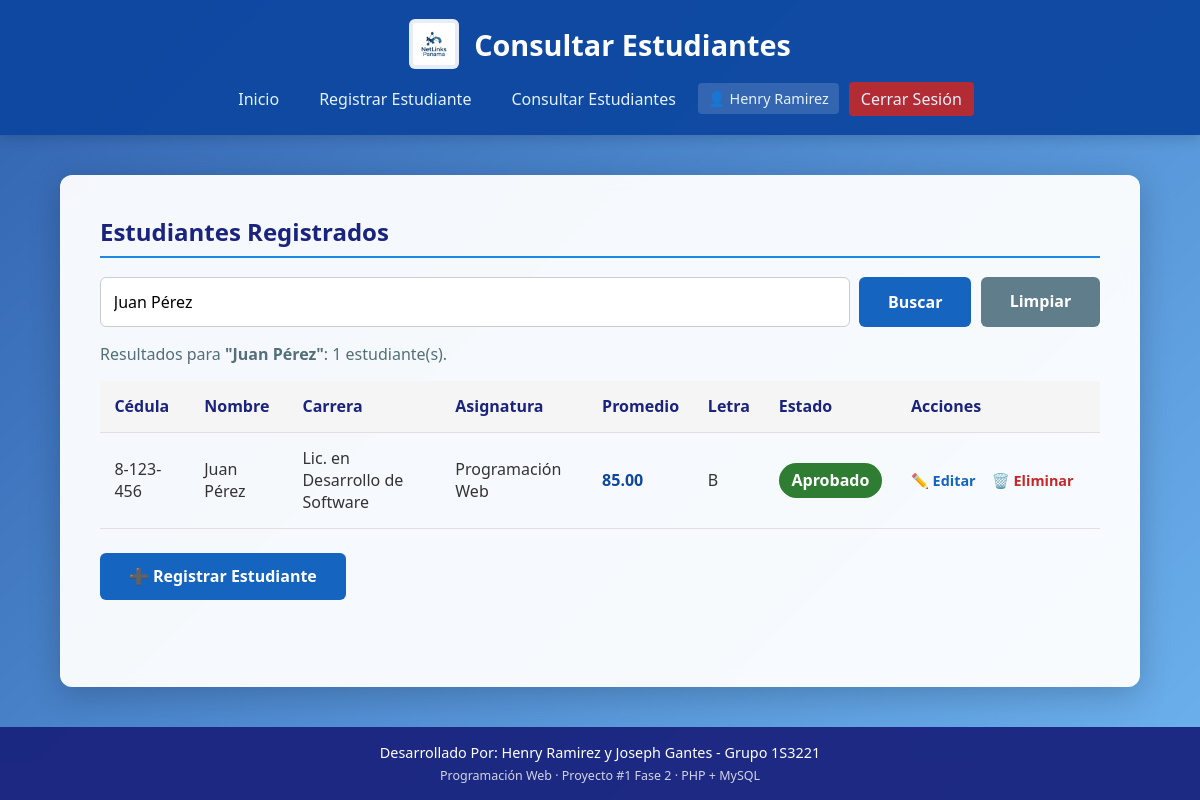
The app's page /listar_estudiantes.php?buscar=Juan Pérez (signed in) with its own data.
### tables this page shows
CREATE TABLE IF NOT EXISTS estudiantes (
    id_estudiante   INT           NOT NULL AUTO_INCREMENT,
    nombre_completo VARCHAR(150)  NOT NULL,
    cedula          VARCHAR(25)   NOT NULL,
    edad            INT           NOT NULL,
    carrera         VARCHAR(100)  NOT NULL,
    asignatura      VARCHAR(100)  NOT NULL,
    nota1           DECIMAL(5,2)  NOT NULL,
    nota2           DECIMAL(5,2)  NOT NULL,
    nota3           DECIMAL(5,2)  NOT NULL,
    promedio        DECIMAL(5,2)  NOT NULL,
    fecha_registro  DATETIME      NOT NULL DEFAULT CURRENT_TIMESTAMP,
    PRIMARY KEY (id_estudiante),
    UNIQUE KEY uq_estudiantes_cedula (cedula),
    KEY idx_estudiantes_nombre (nombre_completo),
    CONSTRAINT chk_estudiantes_edad  CHECK (edad >= 15),
    CONSTRAINT chk_estudiantes_nota1 CHECK (nota1 BETWEEN 0 AND 100),
    CONSTRAINT chk_estudiantes_nota2 CHECK (nota2 BETWEEN 0 AND 100),
    CONSTRAINT chk_estudiantes_nota3 CHECK (nota3 BETWEEN 0 AND 100)
);

### funciones.php (called while the page is built, shortened)
<?php
function obtenerLetraCalificacion($promedio) {
    if ($promedio >= 81) return "B";
    return "F";
}
function determinarEstado($promedio) {
    return ($promedio >= NOTA_MINIMA_APROBATORIA) ? "Aprobado" : "Reprobado";
}
function claseEstado($estado) {
    return ($estado === "Aprobado") ? "approved" : "failed";
}
function limpiar($valor) {
    return htmlspecialchars((string) $valor, ENT_QUOTES, 'UTF-8');
}

### listar_estudiantes.php (the view, shortened to what this page needs)
<?php
require_once 'conexion.php';
require_once 'funciones.php';
$busqueda = trim($_GET['buscar'] ?? '');
if ($busqueda !== '') {
    $patron = '%' . addcslashes($busqueda, '\\%_') . '%';
    $sql = "SELECT id_estudiante, nombre_completo, cedula, edad, carrera, asignatura,
                   nota1, nota2, nota3, promedio, fecha_registro
            FROM estudiantes
            WHERE nombre_completo LIKE ? OR cedula LIKE ?
            ORDER BY nombre_completo ASC";
    $stmt = $conexion->prepare($sql);
    $stmt->execute([$patron, $patron]);
} else {
    $sql = "SELECT id_estudiante, nombre_completo, cedula, edad, carrera, asignatura,
                   nota1, nota2, nota3, promedio, fecha_registro
            FROM estudiantes
            ORDER BY nombre_completo ASC";
    $stmt = $conexion->query($sql);
}
$estudiantes = $stmt->fetchAll();
require 'encabezado.php';
?>
    <h2>Estudiantes Registrados</h2>
    <form method="GET" action="listar_estudiantes.php" class="buscador">
        <input type="search" name="buscar" placeholder="Buscar por nombre o cédula..."
               value="<?= limpiar($busqueda) ?>" aria-label="Buscar estudiante">
        <button type="submit" class="btn">Buscar</button>
        <?php if ($busqueda !== ''): ?>
            <a href="listar_estudiantes.php" class="btn btn-secundario">Limpiar</a>
        <?php endif; ?>
    </form>
    <p class="texto-conteo">
        <?php if ($busqueda !== ''): ?>
            Resultados para <strong>"<?= limpiar($busqueda) ?>"</strong>:
            <?= count($estudiantes) ?> estudiante(s).
        <?php else: ?>
            Total de estudiantes registrados: <strong><?= count($estudiantes) ?></strong>.
        <?php endif; ?>
    </p>
    <?php if (empty($estudiantes)): ?>
        <div class="alert alert-info">
            <?php if ($busqueda !== ''): ?>
                No se encontraron estudiantes que coincidan con la búsqueda.
            <?php else: ?>
                No existen estudiantes registrados todavía.
            <?php endif; ?>
        </div>
    <?php else: ?>
        <div class="tabla-responsive">
            <table class="tabla-listado">
                <thead>
                    <tr>
                        <th>Cédula</th>
                        <th>Nombre</th>
                        <th>Carrera</th>
                        <th>Asignatura</th>
                        <th>Promedio</th>
                        <th>Letra</th>
                        <th>Estado</th>
                        <th>Acciones</th>
                    </tr>
                </thead>
                <tbody>
                    <?php foreach ($estudiantes as $fila): ?>
                        <?php
                        $promedio = (float) $fila['promedio'];
                        $letra    = obtenerLetraCalificacion($promedio);
                        $estado   = determinarEstado($promedio);
                        ?>
                        <tr>
                            <td><?= limpiar($fila['cedula']) ?></td>
                            <td><?= limpiar($fila['nombre_completo']) ?></td>
                            <td><?= limpiar($fila['carrera']) ?></td>
                            <td><?= limpiar($fila['asignatura']) ?></td>
                            <td class="celda-promedio"><?= number_format($promedio, 2) ?></td>
                            <td><?= limpiar($letra) ?></td>
                            <td>
                                <span class="status-badge <?= claseEstado($estado) ?>"><?= limpiar($estado) ?></span>
                            </td>
                            <td class="acciones">
                                <a href="editar_estudiante.php?id=<?= (int) $fila['id_estudiante'] ?>"
                                   class="editar" title="Editar estudiante">✏️ Editar</a>
                                <a href="eliminar_estudiante.php?id=<?= (int) $fila['id_estudiante'] ?>"
                                   class="eliminar" title="Eliminar estudiante">🗑️ Eliminar</a>
                            </td>
                        </tr>
                    <?php endforeach; ?>
                </tbody>
            </table>
        </div>
    <?php endif; ?>
    <div class="form-acciones">
        <a href="registro_estudiantes.php" class="btn">➕ Registrar Estudiante</a>
    </div>
<?php require 'pie.php'; ?>

### CSS/estilos.css (style rules this page uses)
:root { --primary-color: #0d47a1; --secondary-color: #1565c0; --accent-color: #1e88e5; --dark-color: #1a237e; --light-bg: #f4f7f6; --white: #ffffff; --success-color: #2e7d32; --error-color: #c62828; }
* { box-sizing: border-box; margin: 0; padding: 0; font-family: 'Segoe UI', Tahoma, Geneva, Verdana, sans-serif; }
body { background: linear-gradient(135deg, rgba(13, 71, 161, 0.85), rgba(21, 101, 192, 0.75), rgba(30, 136, 229, 0.65)), url('https://images.unsplash.com/photo-1518770660439-4636190af475?auto=format&fit=crop&w=1920&q=80') center/cover fixed no-repeat; color: #333; display: flex; flex-direction: column; min-height: 100vh; }
h2 { color: var(--dark-color); margin-bottom: 1.2rem; font-weight: 600; border-bottom: 2px solid var(--accent-color); padding-bottom: 0.5rem; }
.texto-conteo { margin: 1rem 0; color: #546e7a; }
input[type="text"], input[type="number"], input[type="password"], input[type="search"], select { width: 100%; padding: 0.8rem; border: 1px solid #ccc; border-radius: 6px; font-size: 1rem; transition: border-color 0.3s; background-color: #fff; }
.form-acciones { display: flex; flex-wrap: wrap; align-items: center; gap: 0.75rem; margin-top: 1.5rem; }
.btn { display: inline-block; background-color: var(--secondary-color); color: var(--white); padding: 0.8rem 1.8rem; border: none; border-radius: 6px; cursor: pointer; font-size: 1rem; font-weight: 600; text-decoration: none; transition: background-color 0.3s, transform 0.1s; text-align: center; }
.btn-secundario { background-color: #607d8b; }
table { width: 100%; border-collapse: collapse; margin-top: 1.5rem; }
table th, table td { padding: 0.9rem; text-align: left; border-bottom: 1px solid #e0e0e0; }
table th { background-color: #f5f5f5; color: var(--dark-color); width: 40%; }
.tabla-responsive { width: 100%; overflow-x: auto; margin-top: 1rem; }
.tabla-listado { min-width: 900px; margin-top: 0; }
.tabla-listado th { width: auto; white-space: nowrap; }
.tabla-listado td { vertical-align: middle; }
.celda-promedio { font-weight: 700; color: var(--primary-color); white-space: nowrap; }
.acciones { white-space: nowrap; }
.acciones a { text-decoration: none; font-weight: 600; font-size: 0.9rem; margin-right: 0.75rem; }
.acciones .editar { color: var(--secondary-color); }
.acciones .eliminar { color: var(--error-color); }
.status-badge { padding: 0.4rem 0.8rem; border-radius: 20px; font-weight: bold; color: var(--white); display: inline-block; }
.approved { background-color: var(--success-color); }
.buscador { display: flex; flex-wrap: wrap; gap: 0.6rem; margin-bottom: 0.5rem; }
.buscador input[type="search"] { flex: 1 1 260px; }

### records on screen
estudiantes: cedula "8-123-456", nombre_completo "Juan Pérez", carrera "Lic. en Desarrollo de Software", asignatura "Programación Web", promedio "85.00", promedio "B", promedio "Aprobado"

### other values on screen
$titulo "Consultar Estudiantes"
limpiar(nombreUsuarioActual()) "Henry Ramirez"
limpiar($busqueda) "Juan Pérez"
count($estudiantes) "1"
